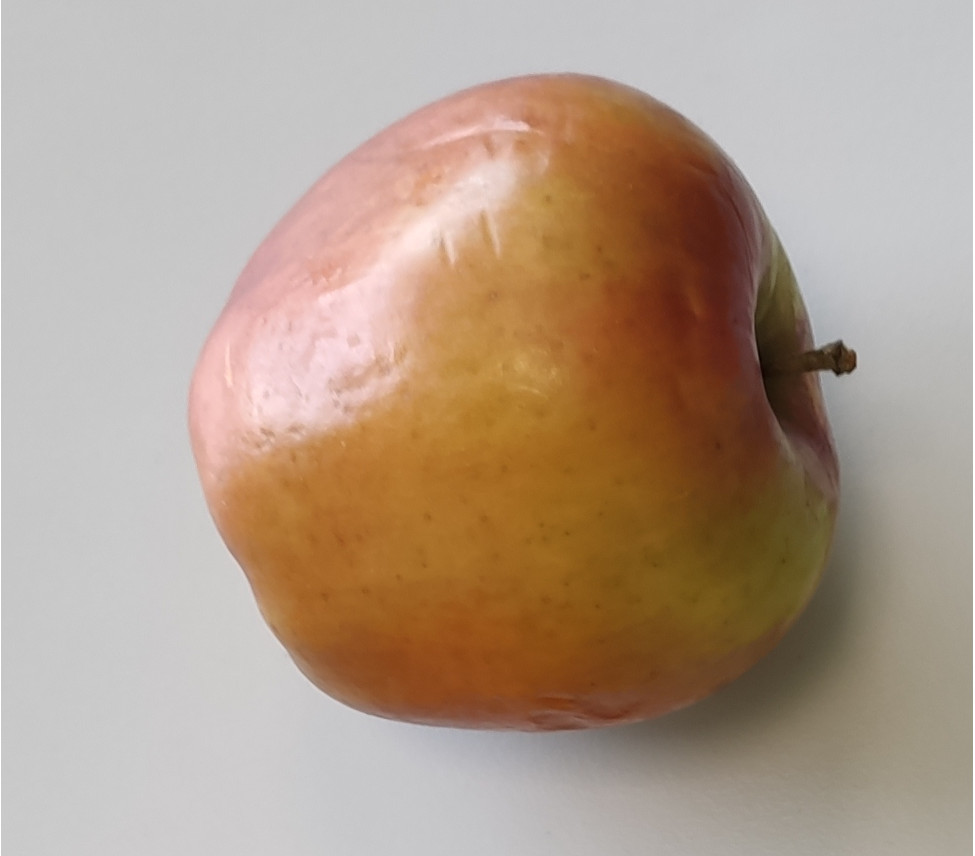
#> input picture masks/JABLKO_1.JPG, 975 x 856 px, given in place of 05.JPG, which was not available
$ python testing_ground.py
#> lines starting #> are read from the running program, lines starting #| are printed output that depends on the picture; after the words box and inside, x2 and y2 are one past the last pixel; in counts of white or black regions, pixels touching at a corner belong together; pictures that were not available may be replaced by others from this repository, and a replacement may not be noted
import cv2
import copy
import numpy as np

# [4 lines of commented-out code are left out]

cv2.namedWindow('result')
key = ord('a')


#######################################################################################################################

def image_to_contur(H,S,V,path = " ",img_org_ = None):
    if not path == " ":
        img = cv2.imread(path)
    else:
        img = img_org_.copy()

    img = cv2.cvtColor(img, cv2.COLOR_BGR2HSV)

    H_Orgin = img[:, :, 0]
    S_Orgin = img[:, :, 1]
    V_Orgin = img[:, :, 2]
    ret, H_value = cv2.threshold(H_Orgin, H, 255, cv2.THRESH_BINARY) #220
    ret, S_value = cv2.threshold(S_Orgin, S, 255, cv2.THRESH_BINARY) #100 # 104
    ret, V_value = cv2.threshold(V_Orgin, V, 255, cv2.THRESH_BINARY) #202
    img[:, :, 0] = H_value
    img[:, :, 1] = S_value
    img[:, :, 2] = V_value

    img = cv2.medianBlur(img, 31)

    img = cv2.cvtColor(img, cv2.COLOR_RGB2GRAY)
    img[img != 0] = 255

    contur_list, heirachy = cv2.findContours(img, cv2.RETR_EXTERNAL, cv2.CHAIN_APPROX_SIMPLE)

    return contur_list, heirachy


def contur_compare(counturs_background_, counturs_obj,size):
    dist_list = []
    for cnt in counturs_background_:
        retval = cv2.matchShapes(cnt, counturs_obj, 1, 0)
        # print(retval)
        dist_list.append(retval)

    # sorted_list = dist_list.copy()
    # sorted_list.sort()  # sorts the list from smallest to largest
    obj_count = []
    rest = []
    for index in range(len(dist_list)):
        if dist_list[index] < size:
            ind = dist_list.index(dist_list[index])
            print(len(counturs_background_[ind]))
            if len(counturs_background_[ind]) > 100:
                obj_count.append(counturs_background_[ind])
        else:
            ind = dist_list.index(dist_list[index])
            rest.append(counturs_background_[ind])
    return obj_count,rest

#maski obiektów
apple = 0
banana = 0
orange = 0
org = cv2.imread("data/05.JPG")
#> org is the input picture: shape (856, 975, 3); mean B, G, R 138.1, 155.7, 176.6

scale = 0.2
size_of_view = (int(org.shape[1] * scale), int(org.shape[0] * scale))
#> size_of_view = (195, 171)
org = cv2.resize(org, dsize=size_of_view)
#> org: shape (171, 195, 3)

contours_background_banana, heirachy_bacground = image_to_contur(img_org_=org, H=200, S=100, V=215)#H=200,S=100,V=202
#> in image_to_contur, `img = cv2.cvtColor(img, cv2.COLOR_BGR2HSV)`: img: shape (171, 195, 3); mean H, S, V 37.1, 67.9, 176.7
#> in image_to_contur, `ret, H_value = cv2.threshold(H_Orgin, H, 255, cv2.THRESH_BINARY)`: H_value: shape (171, 195); every value is 0
#> in image_to_contur, `ret, H_value = cv2.threshold(H_Orgin, H, 255, cv2.THRESH_BINARY)`: ret = 200
#> in image_to_contur, `ret, S_value = cv2.threshold(S_Orgin, S, 255, cv2.THRESH_BINARY)`:
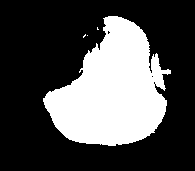
#> S_value: shape (171, 195); 30.6% white; 4 white regions (3 under 20 px), largest, box (x1, y1, x2, y2) and area: (43, 16, 171, 146) 10197
#> in image_to_contur, `ret, S_value = cv2.threshold(S_Orgin, S, 255, cv2.THRESH_BINARY)`: ret = 100
#> in image_to_contur, `ret, V_value = cv2.threshold(V_Orgin, V, 255, cv2.THRESH_BINARY)`: V_value: shape (171, 195); 6.7% white; 10 white regions (9 under 20 px), largest, box (x1, y1, x2, y2) and area: (38, 20, 106, 97) 2211
#> in image_to_contur, `ret, V_value = cv2.threshold(V_Orgin, V, 255, cv2.THRESH_BINARY)`: ret = 215
#> in image_to_contur, `img[:, :, 0] = H_value`: img: shape (171, 195, 3); mean H, S, V 0, 67.9, 176.7
#> in image_to_contur, `img[:, :, 1] = S_value`: img: shape (171, 195, 3); mean H, S, V 0, 78.1, 176.7
#> in image_to_contur, `img[:, :, 2] = V_value`: img: shape (171, 195, 3); mean H, S, V 0, 78.1, 17
#> in image_to_contur, `img = cv2.medianBlur(img, 31)`: img: shape (171, 195, 3); mean H, S, V 0, 75.4, 14
#> in image_to_contur, `img[img != 0] = 255`: img: shape (171, 195); 35.1% white; 1 white region
#> in image_to_contur, `contur_list, heirachy = cv2.findContours(img, cv2.RETR_EXTERNAL, cv2.C..`: contur_list = 1 contour; box (x1, y1, x2, y2) and area: (41, 18, 164, 145) 11506
#> contours_background_banana has the same summary as contur_list in image_to_contur
ref_banana, heirachy_banana = image_to_contur(path="masks/BANAN.JPG",H=200,S=102,V=210)
#> call 2 of image_to_contur, with H = 200, S = 102, V = 210, path = 'masks/BANAN.JPG'
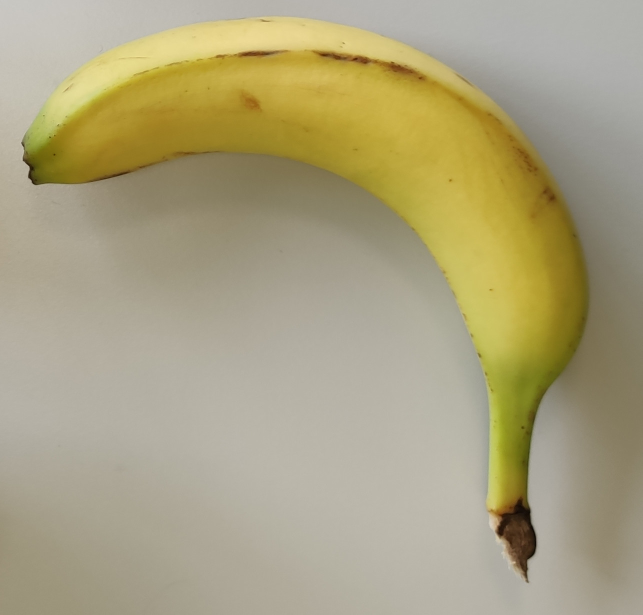
#> input picture masks/BANAN.JPG, 1285 x 1230 px (shown at 1/2 size)
#> in image_to_contur, img is the input picture: shape (1230, 1285, 3); mean B, G, R 127.7, 162.2, 170.7
#> in image_to_contur (call 2), `img = cv2.cvtColor(img, cv2.COLOR_BGR2HSV)`: img: shape (1230, 1285, 3); mean H, S, V 23.9, 65.5, 170.8
#> in image_to_contur (call 2), `ret, H_value = cv2.threshold(H_Orgin, H, 255, cv2.THRESH_BINARY)`: H_value: shape (1230, 1285); every value is 0
#> in image_to_contur (call 2), `ret, H_value = cv2.threshold(H_Orgin, H, 255, cv2.THRESH_BINARY)`: ret = 200
#> in image_to_contur (call 2), `ret, S_value = cv2.threshold(S_Orgin, S, 255, cv2.THRESH_BINARY)`: S_value: shape (1230, 1285); 22.5% white; 53 white regions (41 under 20 px), largest, box (x1, y1, x2, y2) and area: (44, 59, 1180, 1156) 352807, (179, 96, 302, 133) 1247, (441, 43, 512, 67) 576
#> in image_to_contur (call 2), `ret, S_value = cv2.threshold(S_Orgin, S, 255, cv2.THRESH_BINARY)`: ret = 102
#> in image_to_contur (call 2), `ret, V_value = cv2.threshold(V_Orgin, V, 255, cv2.THRESH_BINARY)`: V_value: shape (1230, 1285); 2.7% white; 48 white regions (44 under 20 px), largest, box (x1, y1, x2, y2) and area: (101, 34, 816, 231) 41718, (620, 150, 638, 160) 96, (644, 150, 658, 161) 90, (979, 1040, 985, 1053) 45
#> in image_to_contur (call 2), `ret, V_value = cv2.threshold(V_Orgin, V, 255, cv2.THRESH_BINARY)`: ret = 210
#> in image_to_contur (call 2), `img[:, :, 0] = H_value`: img: shape (1230, 1285, 3); mean H, S, V 0, 65.5, 170.8
#> in image_to_contur (call 2), `img[:, :, 1] = S_value`: img: shape (1230, 1285, 3); mean H, S, V 0, 57.4, 170.8
#> in image_to_contur (call 2), `img[:, :, 2] = V_value`: img: shape (1230, 1285, 3); mean H, S, V 0, 57.4, 6.8
#> in image_to_contur (call 2), `img = cv2.medianBlur(img, 31)`: img: shape (1230, 1285, 3); mean H, S, V 0, 57.1, 6.7
#> in image_to_contur (call 2), `img[img != 0] = 255`: img: shape (1230, 1285); 24.4% white; 1 white region
#> in image_to_contur (call 2), `contur_list, heirachy = cv2.findContours(img, cv2.RETR_EXTERNAL, cv2.C..`: contur_list = 1 contour; box (x1, y1, x2, y2) and area: (48, 35, 1180, 1136) 383342
#> ref_banana has the same summary as contur_list in image_to_contur

contours_background_orange, heirachy_bacground_orange = image_to_contur(img_org_=org, H=255, S=210, V=235)#H=255, S=220, V=255
#> call 3 of image_to_contur, with H = 255, S = 210, V = 235, path = ' '
#> in image_to_contur (call 3), `ret, S_value = cv2.threshold(S_Orgin, S, 255, cv2.THRESH_BINARY)`: S_value: shape (171, 195); 3.6% white; 53 white regions (52 under 20 px), largest, box (x1, y1, x2, y2) and area: (88, 69, 139, 138) 1102
#> in image_to_contur (call 3), `ret, V_value = cv2.threshold(V_Orgin, V, 255, cv2.THRESH_BINARY)`: V_value: shape (171, 195); 3% white; 7 white regions (6 under 20 px), largest, box (x1, y1, x2, y2) and area: (39, 34, 98, 92) 994
#> in image_to_contur (call 3), `ret, V_value = cv2.threshold(V_Orgin, V, 255, cv2.THRESH_BINARY)`: ret = 235
#> in image_to_contur (call 3), `img[:, :, 1] = S_value`: img: shape (171, 195, 3); mean H, S, V 0, 9.2, 176.7
#> in image_to_contur (call 3), `img[:, :, 2] = V_value`: img: shape (171, 195, 3); mean H, S, V 0, 9.2, 7.7
#> in image_to_contur (call 3), `img = cv2.medianBlur(img, 31)`: img: shape (171, 195, 3); mean H, S, V 0, 0.8, 3.1
#> in image_to_contur (call 3), `img[img != 0] = 255`:
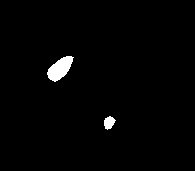
#> img: shape (171, 195); 1.5% white; 2 white regions
#> in image_to_contur (call 3), `contur_list, heirachy = cv2.findContours(img, cv2.RETR_EXTERNAL, cv2.C..`: contur_list = 2 contours; box (x1, y1, x2, y2) and area: (47, 56, 74, 82) 368, (104, 116, 116, 130) 94
#> contours_background_orange has the same summary as contur_list in image_to_contur

ref_orange, heirachy_orange = image_to_contur(path="masks/POMA.JPG",H=220,S=142,V=239)#,H=255,S=210,V=255
#> call 4 of image_to_contur, with H = 220, S = 142, V = 239, path = 'masks/POMA.JPG'
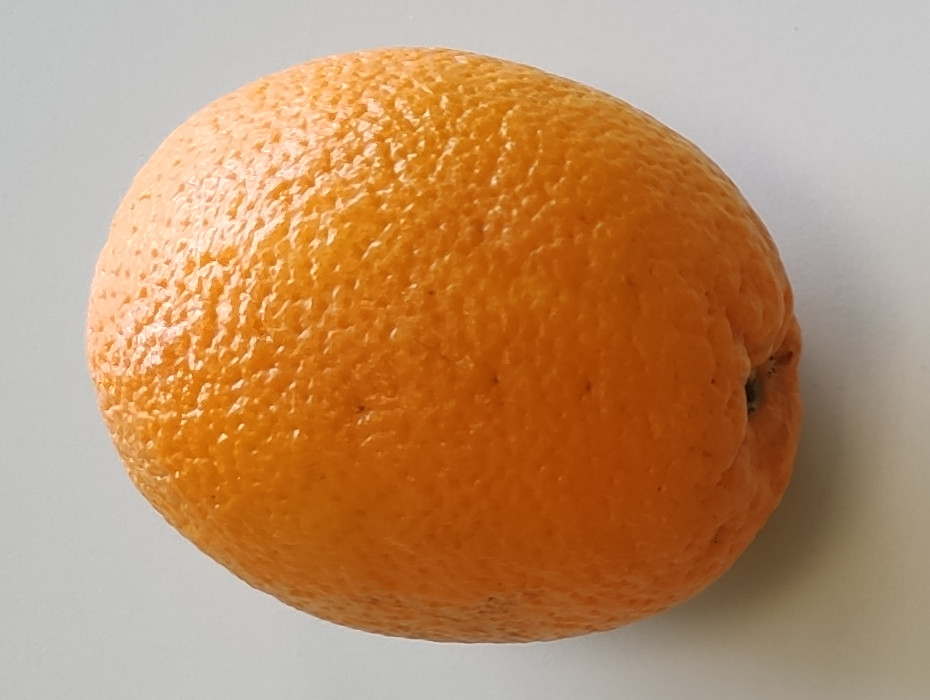
#> input picture masks/POMA.JPG, 930 x 700 px
#> in image_to_contur, img is the input picture: shape (700, 930, 3); mean B, G, R 104.5, 143.1, 186.7
#> in image_to_contur (call 4), `img = cv2.cvtColor(img, cv2.COLOR_BGR2HSV)`: img: shape (700, 930, 3); mean H, S, V 23.6, 116.9, 186.8
#> in image_to_contur (call 4), `V_Orgin = img[:, :, 2]`:
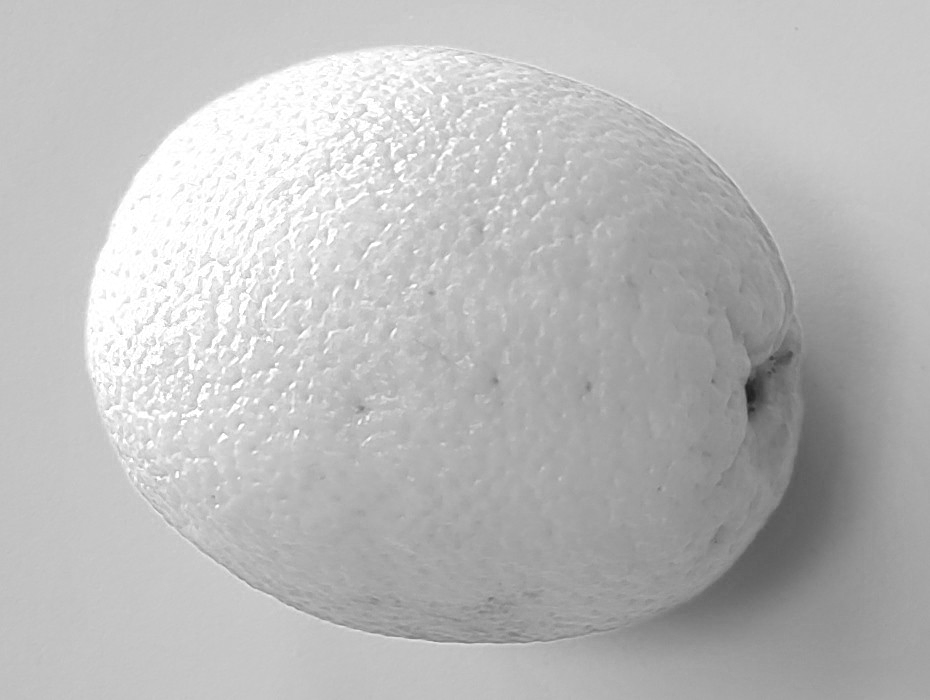
#> V_Orgin: shape (700, 930); min 28, max 255, mean 186.8
#> in image_to_contur (call 4), `ret, H_value = cv2.threshold(H_Orgin, H, 255, cv2.THRESH_BINARY)`: H_value: shape (700, 930); every value is 0
#> in image_to_contur (call 4), `ret, H_value = cv2.threshold(H_Orgin, H, 255, cv2.THRESH_BINARY)`: ret = 220
#> in image_to_contur (call 4), `ret, S_value = cv2.threshold(S_Orgin, S, 255, cv2.THRESH_BINARY)`:
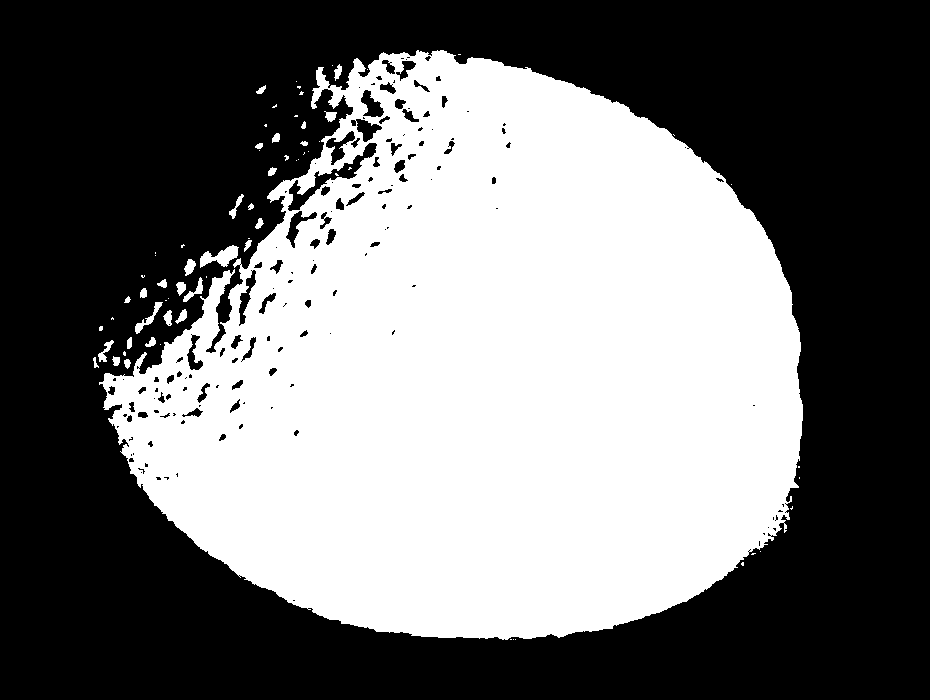
#> S_value: shape (700, 930); 44.6% white; 70 white regions (41 under 20 px), largest, box (x1, y1, x2, y2) and area: (99, 50, 803, 640) 287739, (200, 245, 239, 268) 449, (135, 302, 163, 334) 208
#> in image_to_contur (call 4), `ret, S_value = cv2.threshold(S_Orgin, S, 255, cv2.THRESH_BINARY)`: ret = 142
#> in image_to_contur (call 4), `ret, V_value = cv2.threshold(V_Orgin, V, 255, cv2.THRESH_BINARY)`:
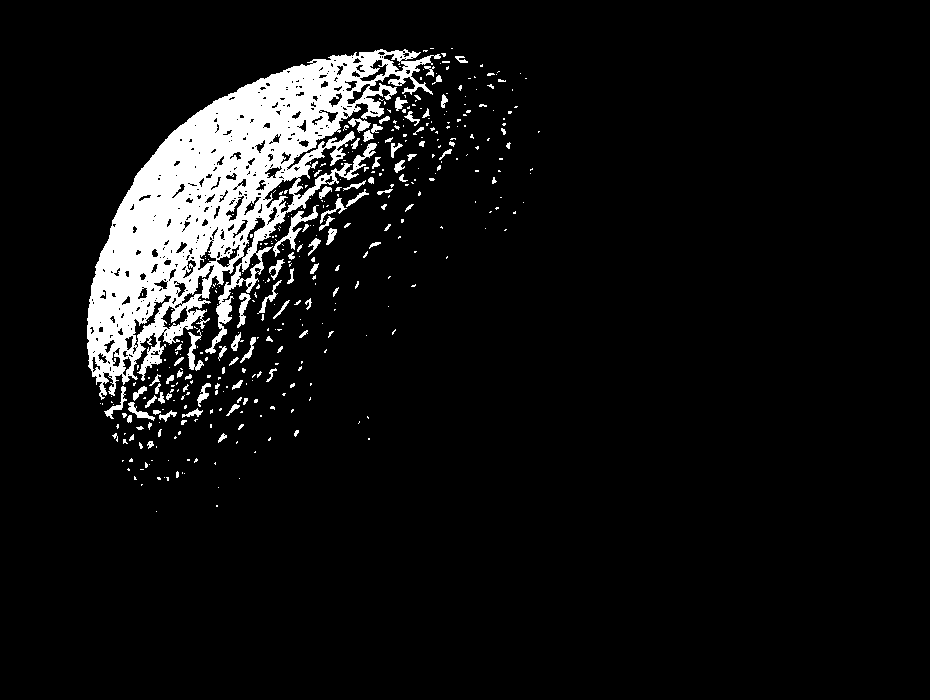
#> V_value: shape (700, 930); 7.3% white; 406 white regions (315 under 20 px)
#> in image_to_contur (call 4), `ret, V_value = cv2.threshold(V_Orgin, V, 255, cv2.THRESH_BINARY)`: ret = 239
#> in image_to_contur (call 4), `img[:, :, 0] = H_value`: img: shape (700, 930, 3); mean H, S, V 0, 116.9, 186.8
#> in image_to_contur (call 4), `img[:, :, 1] = S_value`: img: shape (700, 930, 3); mean H, S, V 0, 113.7, 186.8
#> in image_to_contur (call 4), `img[:, :, 2] = V_value`: img: shape (700, 930, 3); mean H, S, V 0, 113.7, 18.7
#> in image_to_contur (call 4), `img = cv2.medianBlur(img, 31)`: img: shape (700, 930, 3); mean H, S, V 0, 114.8, 17.4
#> in image_to_contur (call 4), `contur_list, heirachy = cv2.findContours(img, cv2.RETR_EXTERNAL, cv2.C..`: contur_list = 1 contour; box (x1, y1, x2, y2) and area: (89, 52, 803, 639) 333209
#> ref_orange has the same summary as contur_list in image_to_contur

reference_contour_banana = ref_banana[0]
#> reference_contour_banana = contour of 1622 points, box (x1, y1, x2, y2) (48, 35, 1180, 1136), area 383342
reference_contour_orange = ref_orange[0]
#> reference_contour_orange = contour of 948 points, box (x1, y1, x2, y2) (89, 52, 803, 639), area 333209

banana_cnts,rest_1 = contur_compare(contours_background_banana, reference_contour_banana, 1)
#> the loop in contur_compare, `for cnt in counturs_background_:` made 1 pass
#> retval on pass 1: 2.23
#> after the loop in contur_compare, `for cnt in counturs_background_:`: dist_list = [2.23]
#> the loop in contur_compare, `for index in range(len(dist_list)):` made 1 pass
#> ind on pass 1: 0
#> after the loop in contur_compare, `for index in range(len(dist_list)):`: obj_count = []; rest = 1 contour; box (x1, y1, x2, y2) and area: (41, 18, 164, 145) 11506
#> banana_cnts = []; rest_1 has the same summary as rest in contur_compare
orange_cnts,rest_orange = contur_compare(contours_background_orange,reference_contour_orange,0.3)
#> the loop in contur_compare (call 2), `for cnt in counturs_background_:` made 2 passes
#> retval on passes 1 to 2: 0.0532, 0.383
#> the loop in contur_compare (call 2), `for index in range(len(dist_list)):` made 2 passes
#> ind on passes 1 to 2: 0, 1
#| 24
#> after the loop in contur_compare (call 2), `for index in range(len(dist_list)):`: rest = 1 contour; box (x1, y1, x2, y2) and area: (47, 56, 74, 82) 368
#> orange_cnts = []; rest_orange has the same summary as rest in contur_compare

np.save('file_name.txt', ref_banana)


banana = len(banana_cnts)
#> banana = 0
orange = len(orange_cnts)
#> orange = 0
print(len(orange_cnts))
#| 0

with_contours = cv2.drawContours(org,banana_cnts,-1,(255,0,0),3)
with_contours = cv2.drawContours(org,orange_cnts,-1,(0,255,255),3)

orange_rect = []
for rest in orange_cnts:
    x,y,w,h = cv2.boundingRect(rest)
    orange_rect.append([x,y,w,h])
    cv2.rectangle(with_contours,(x,y),(x+w,y+h),(255,255,0),2)
#> this loop made 0 passes
#> after the loop, orange_rect = []


for rest in rest_1:
    # for cord in orange_rect:


    x, y, w, h = cv2.boundingRect(rest)
    if len(rest) > 100:
        # print(len(rest))
        if len(orange_cnts) > 0:
            is_in_oragne = False
            for cord in orange_rect:
                px1, py1, px2, py2 = x, y, x+w, y+h
                hx1, hy1, hx2, hy2 = cord[0], cord[1], cord[0]+cord[2], cord[1]+cord[3]
                # px1, py1, px2, py2 = cord[0], cord[1], cord[0] + cord[2], cord[1] + cord[3]
                # hx1, hy1, hx2, hy2 = x, y, x + w, y + h
                if   (hx1 >= px1 and hy1 >= py1 and hx2 <= px2 and hy2 <= py2):
                    is_in_oragne = True
                    break

            if not is_in_oragne:
                cv2.rectangle(with_contours,(x,y),(x+w,y+h),(0,255,0),2)
                apple = apple + 1
        else:
            cv2.rectangle(with_contours, (x, y), (x + w, y + h), (0, 255, 0), 1)
            apple += 1
#> this loop made 1 pass
#> (x, y, w, h, apple) on pass 1: (41, 18, 123, 127, 1)
#> after the loop, apple = 1
# with_contours = cv2.drawContours(org,rest,-1,(255,255,0),3)
print(banana,orange,apple)
#| 0 0 1
while key != ord('q'):
    cv2.imshow('result', org)
    # cv2.imshow('result', with_contours)
    key = cv2.waitKey(30)
#> (key q is pressed here)
# TODO: Implement detection method.
